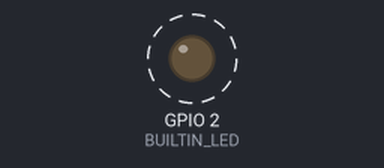
A sketch run on a simulated ESP8266 (NodeMCU). Shown: output pins drawn as LEDs (lit = HIGH, except the on-board LED, lit = LOW). Dashed ring = blinking. WiFi joins after 1.5 s; servers stay silent unless stated; uploads are accepted with an empty reply; what the sketch prints to the serial monitor is not drawn.

Above: at 3.4 s.
Timing chart, 0 to 7.5 s (numbered marks = the images above):
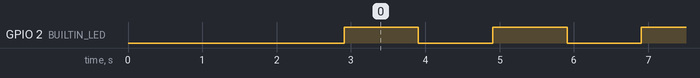

Measured:
- by itself, GPIO 2 (BUILTIN_LED): alternates HIGH for 1.0 s and LOW for 1.0 s

The sketch:

d1_wifi_sample.ino
```cpp
#include <ESP8266HTTPClient.h>
#include <ESP8266WiFi.h>
#include <WiFiClientSecure.h>

#define BUILTIN_LED 2

const char* ssid = "ONO4CDF";
const char* password = "0087423209";

const char* host_upv = "growgreenvlc.webs.upv.es";
const char* host = "api.github.com";
const int httpsPort = 443;

// Use web browser to view and copy
// SHA1 fingerprint of the certificate
const char* fingerprint0 = "35 85 74 EF 67 35 A7 CE 40 69 50 F3 C0 F6 80 CF 80 3B 2E 19";
const char* fingerprint = "8b3eb0d8b616ce0e452317f34e9399e877d12aad";
//8b3eb0d8b616ce0e452317f34e9399e877d12aad

void setup()
{ pinMode(BUILTIN_LED, OUTPUT); // Onboard LED
  Serial.begin(9600);


  WiFi.mode(WIFI_STA); //???

  //WiFi.begin("ONO4CDF", "0087423209");   //WiFi connection
  WiFi.begin(ssid, password);   //WiFi connection

  while (WiFi.status() != WL_CONNECTED) {  //Wait for the WiFI connection completion
    delay(500);
    Serial.println("Waiting for connection");
  }
  Serial.println("Connected");


Serial.println("");
  Serial.println("WiFi connected");
  Serial.println("IP address: ");
  Serial.println(WiFi.localIP());

  // Use WiFiClientSecure class to create TLS connection
  WiFiClientSecure client;
  Serial.print("connecting to ");
  Serial.println(host_upv);
  if (!client.connect(host_upv, httpsPort)) {
    Serial.println("connection failed");
    return;
  }

  if (client.verify(fingerprint, host)) {
    Serial.println("certificate matches");
  } else {
    Serial.println("certificate doesn't match");
  }

  String url = "/repos/esp8266/Arduino/commits/master/status";
  String url2 = "/conexiongg.php?SERIE=123&TEMPERATURA=18&HUMEDAD=75&SENSACION=0";
  Serial.print("requesting URL: ");
  Serial.println(url2);

  client.print(String("GET ") + url2 + " HTTP/1.1\r\n" +
               "Host: " + host_upv + "\r\n" +
               "User-Agent: BuildFailureDetectorESP8266\r\n" +
               "Connection: close\r\n\r\n");

  Serial.println("request sent");
  while (client.connected()) {
    String line = client.readStringUntil('\n');
    if (line == "\r") {
      Serial.println("headers received");
      Serial.println(line);
      break;
    }
  }
  String line = client.readStringUntil('\n');
  Serial.println(line);
  if (line.startsWith("{\"state\":\"success\"")) {
    Serial.println("esp8266/Arduino CI successfull!");
  } else {
    Serial.println("esp8266/Arduino CI has failed");
  }
  Serial.println("reply was:");
  Serial.println("==========");
  Serial.println(line);
  Serial.println("==========");
  Serial.println("closing connection");

}

void loop()
{ digitalWrite(BUILTIN_LED, HIGH);  // turn on LED with voltage HIGH
  delay(1000);                      // wait one second
  digitalWrite(BUILTIN_LED, LOW);   // turn off LED with voltage LOW
  delay(1000);                      // wait one second
  Serial.println(BUILTIN_LED);
  Serial.println("looping");

  //makeSSLGETRequest();
}

void makeGETRequest() {
  Serial.println("GET_1");
  if (WiFi.status() == WL_CONNECTED) { //Check WiFi connection status

  Serial.println("GET_2");

    HTTPClient http;  //Declare an object of class HTTPClient

    http.begin("https://growgreenvlc.webs.upv.es/conexiongg.php?SERIE=123&TEMPERATURA=18&HUMEDAD=75&SENSACION=0");  //Specify request destination
    int httpCode = http.GET();                                                                  //Send the request


  Serial.println("GET_3");
  Serial.println("httpCode: ");
  Serial.println(httpCode);

    if (httpCode > 0) { //Check the returning code
      String payload = http.getString();   //Get the request response payload
      Serial.println(payload);                     //Print the response payload

  Serial.println("GET_4");
    }

    http.end();   //Close connection
    Serial.println("GET_5");

  }

  delay(5000);    //Send a request every 30 seconds

}

void makeSSLGETRequest() {


}
```
